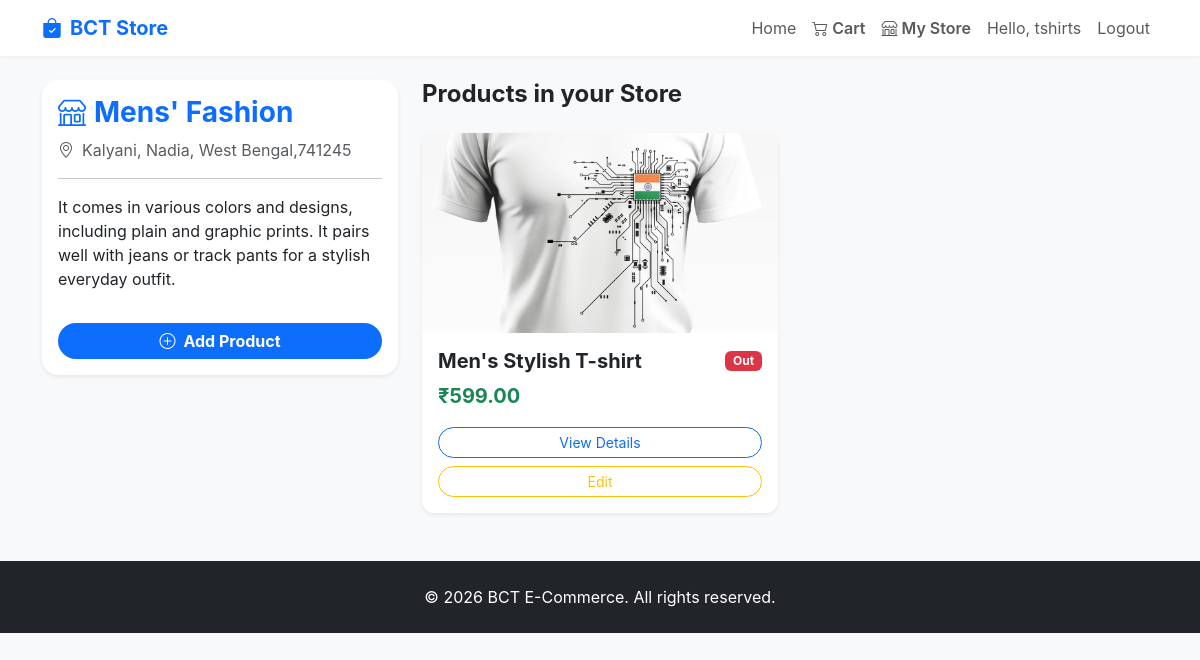
The app's page /my-store/ (signed in), older data.
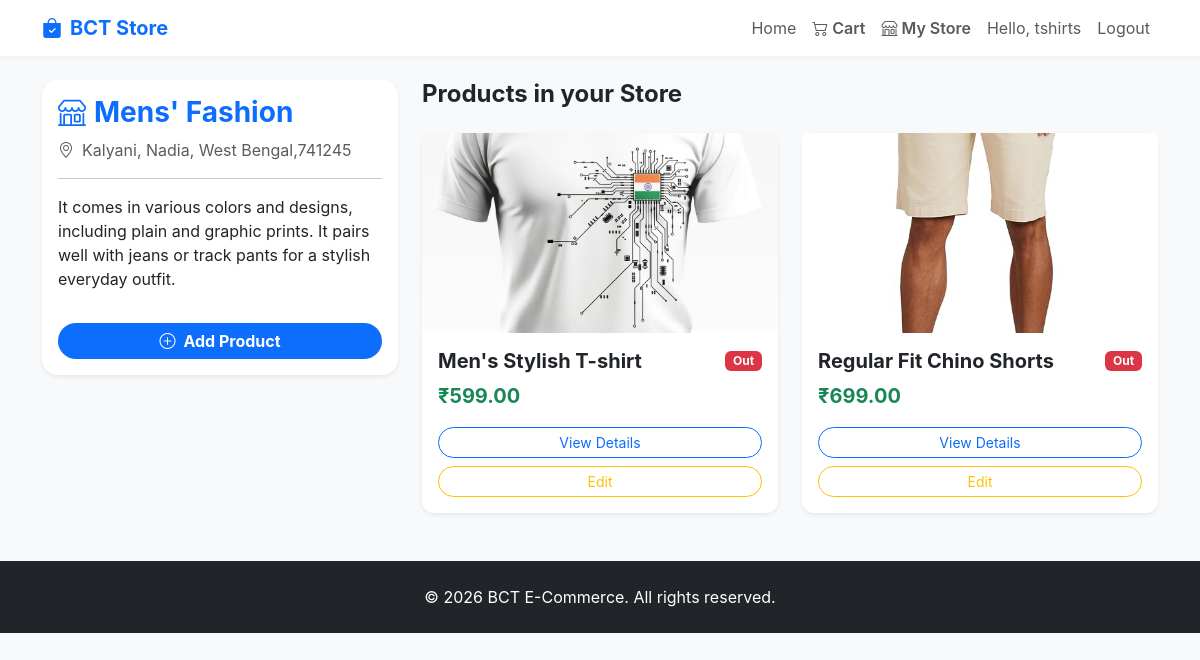
The same page, newer data.
### store/models.py (models this page shows, shortened)
class Product(models.Model):
    store = models.ForeignKey(Store, on_delete=models.CASCADE, related_name='products')
    name = models.CharField(max_length=200)
    description = models.TextField()
    price = models.DecimalField(max_digits=10, decimal_places=2)
    image = models.ImageField(upload_to='product_images/', blank=True, null=True)
    stock = models.IntegerField(default=0)
    discount_percentage = models.DecimalField(max_digits=5, decimal_places=2, default=0, help_text='Discount percentage (0-100)')

### store/views.py (the view)
# urls.py: path('my-store/', views.my_store, name='my_store'),
@login_required
def my_store(request):
    try:
        store = request.user.store
        products = store.products.all()
        return render(request, 'store/my_store.html', {'store': store, 'products': products})
    except Store.DoesNotExist:
        return redirect('create_store')

### store/templates/store/my_store.html (shortened to what this page needs)
{% extends 'store/base.html' %}
{% block content %}
<div class="row">
    <div class="col-md-4">
        <div class="card mb-4 shadow-sm border-0 rounded-4">
            <div class="card-body">
                <h3 class="card-title text-primary fw-bold"><i class="bi bi-shop me-2"></i>{{ store.name }}</h3>
                <p class="text-muted"><i class="bi bi-geo-alt me-2"></i>{{ store.location }}</p>
                <hr>
                <p class="card-text">{{ store.description }}</p>
                <a href="{% url 'add_product' %}" class="btn btn-primary w-100 mt-3 rounded-pill fw-bold">
                    <i class="bi bi-plus-circle me-2"></i>Add Product
                </a>
            </div>
        </div>
    </div>
    <div class="col-md-8">
        <h4 class="mb-4 fw-bold">Products in your Store</h4>
        <div class="row row-cols-1 row-cols-md-2 g-4">
            {% for product in products %}
                <div class="col">
                    <div class="card h-100 product-card shadow-sm border-0 position-relative">
                        {% if product.images.all|length > 0 %}
                            <img src="{{ product.images.first.image.url }}" class="card-img-top" alt="{{ product.name }}" style="height: 200px; object-fit: cover;">
                        {% elif product.image %}
                            <img src="{{ product.image.url }}" class="card-img-top" alt="{{ product.name }}" style="height: 200px; object-fit: cover;">
                        {% else %}
                            <div class="bg-secondary text-white d-flex align-items-center justify-content-center" style="height: 200px;">
                                <i class="bi bi-image" style="font-size: 3rem;"></i>
                            </div>
                        {% endif %}
                        <div class="card-body d-flex flex-column">
                            <div class="d-flex align-items-center justify-content-between gap-2 mb-2">
                                <h5 class="card-title fw-bold mb-0">{{ product.name }}</h5>
                                {% if product.stock > 10 %}
                                    <span class="badge bg-success">In Stock</span>
                                {% elif product.stock > 0 %}
                                    <span class="badge bg-warning text-dark">Low ({{ product.stock }})</span>
                                {% else %}
                                    <span class="badge bg-danger">Out</span>
                                {% endif %}
                            </div>
                            {% if product.discount_percentage > 0 %}
                            <div class="mb-2">
                                <div class="d-flex gap-2 align-items-baseline">
                                    <p class="text-success fw-bold fs-5 mb-0">₹{{ product.discounted_price }}</p>
                                    <p class="text-muted text-decoration-line-through mb-0 small">₹{{ product.price }}</p>
                                </div>
                            </div>
                            {% else %}
                            <p class="card-text text-success fw-bold fs-5">₹{{ product.price }}</p>
                            {% endif %}
                            <div class="mt-auto">
                                <a href="{% url 'product_detail' product.pk %}" class="btn btn-outline-primary btn-sm rounded-pill w-100 mb-2">View Details</a>
                                <a href="{% url 'edit_product' product.pk %}" class="btn btn-outline-warning btn-sm rounded-pill w-100">Edit</a>
                            </div>
                        </div>
                    </div>
                </div>
            {% empty %}
                <div class="col-12">
                    <div class="alert alert-info border-0 shadow-sm rounded-3 py-3" role="alert">
                        <i class="bi bi-info-circle me-2"></i>You haven't added any products to your store yet.
                    </div>
                </div>
            {% endfor %}
        </div>
    </div>
</div>
{% endblock %}

Row changes from the older to the newer data that the page shows:
added Product: image (picture), name "Regular Fit Chino Shorts", stock "Out", price "699.00"
